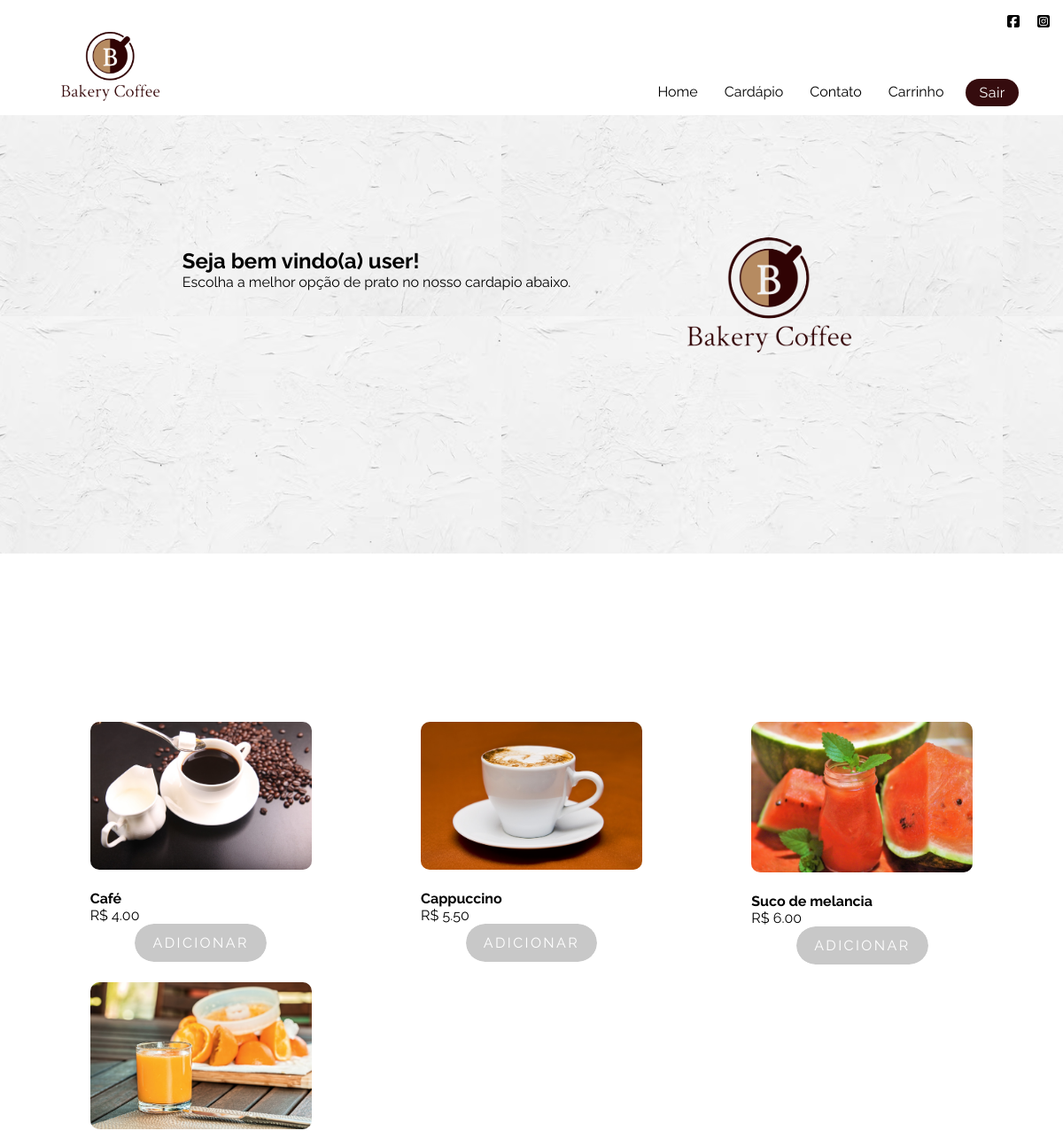
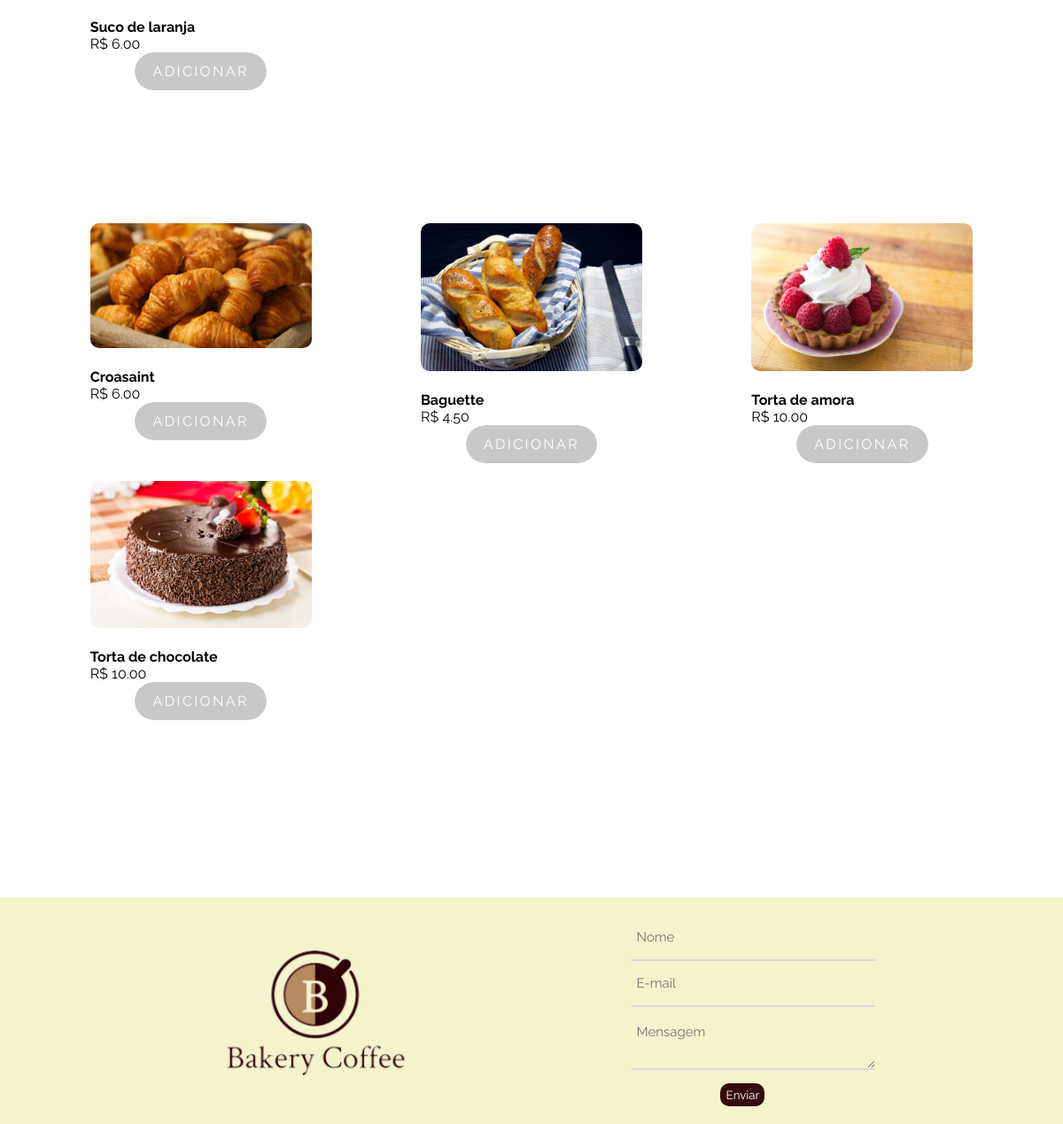
/home.php (signed in), run on the app's committed database (2 pictures, top to bottom).
### tables this page shows
CREATE TABLE produtos (
  produto_id int NOT NULL AUTO_INCREMENT,
  tipo varchar(100) NOT NULL,
  imagem varchar(200) NOT NULL,
  nome varchar(200) NOT NULL,
  valor decimal(20,2) NOT NULL,
  PRIMARY KEY (produto_id)
);

### home.php (the view, shortened to what this page needs)
<?php
	$usuario = $_SESSION['usuario'];
?>
<!DOCTYPE html>
<html lang="pt-br">
<head>
    <link rel="stylesheet" href="css/style2.css">
</head>
<body>
   <header on class="fixo" >
        <div class="icon-social">
            <a href="https://www.facebook.com" target="_blank" ><i class="fa-brands fa-square-facebook"></i></a>
            <a href="https://www.instagram.com" target="_blank"><i class="fa-brands fa-square-instagram"></i></a>
        </div>
        <div class="menu">
            <img class="logo" src="img/logo.png" alt="Logo Bakery Coffee">
            <ul class="item-menu">
                <li><a href="#area-home" class="nav-link">Home</a></li>
                <li><a href="#cardapio" class="nav-link">Cardápio</a></li>
                <li><a href="#area-contato" class="nav-link">Contato</a></li>
                <li><a href="carrinho.php" class="nav-link">Carrinho</a></li>
                <li><a href="logout.php" class="nav-link-bnt">Sair</a></li>
            </ul>
        </div>
    </header>
    <section class="section-home" id="area-home">
        <div class="home">
            <div class="text-home">
                <h2><?php echo 'Seja bem vindo(a) ', $usuario , '! '; ?></h2>
                <p>
                    Escolha a melhor opção de prato no nosso cardapio abaixo.
            </p>
            </div>
            <img src="img/logo.png" alt="Logo" class="image-home">
        </div>
    </section>
    <section class="cardapio" id = "cardapio">
        <div class="container">
        <?php
            include 'bd_connect.php';
            $sql = "select * from produtos where tipo = 'BEBIDA';";
            $query = mysqli_query($con,$sql);
            while($row = mysqli_fetch_assoc($query)) {
        ?>
            <div class="box">
                <img src="<?php echo $row['imagem'] ?>" alt=""><br><br>
                <h4><?php echo $row['nome'] ?></h4>
                <p>R$ <?php echo $row['valor'] ?></p>
                <div class = "botao">
					<a class="badd" href="carrinho.php?acao=add&id=<?php echo $row['produto_id']?>">Adicionar</a>
				</div>
            </div>
        <?php
            }
        ?>
        </div>
        <div class="container">
        <?php
            include 'bd_connect.php';
            $sql = "select * from produtos where tipo = 'COMIDA';";
            $query = mysqli_query($con,$sql);
            while($row = mysqli_fetch_assoc($query)) {
        ?>
            <div class="box">
                <img src="<?php echo $row['imagem'] ?>" alt=""><br><br>
                <h4><?php echo $row['nome'] ?></h4>
                <p>R$ <?php echo $row['valor'] ?></p>
                <div class = "botao">
					<a class="badd" href="carrinho.php?acao=add&id=<?php echo $row['produto_id']?>">Adicionar</a>
				</div>
            </div>
        <?php
            }
        ?>
        </div>
    </section>
    <footer class="bakery-footer" id="area-contato">
        <img class="logo-footer" src="img/logo.png" alt="Logo">
        <div class="message-contato">
            <input class="input-contato" type="text" name="form-nome" id="form-nome" placeholder="Nome" >
            <input class="input-contato" type="email" name="form-email" id="form-email" placeholder="E-mail">
            <br>
            <textarea class="input-contato" name="message" id="form-text" cols="30" rows="5" placeholder="Mensagem"></textarea>
            <button>Enviar</button>
        </div>
    </footer>
</body>
</html>

### css/style2.css (style rules this page uses)
* { margin: 0px; padding: 0px; font-family: 'Raleway', serif; }
header { position: relative; background-color: white; }
.fixo { position: fixed; top: 0; right: 0; left: 0; z-index: 1030; }
.icon-social { display: flex; justify-content: flex-end; gap: 10px; padding: 10px; }
.icon-social a { color: black; transition: 0.3s; text-decoration: none; display: inline-block; padding: 5px 5px; position: relative; }
li a.nav-link { color: black; transition: 0.3s; text-decoration: none; display: inline-block; padding: 5px 5px; position: relative; }
li a.nav-link:after { background: none repeat scroll 0 0 transparent; bottom: 0; content: " "; display: block; height: 2px; left: 50%; position: absolute; background: brown; transition: width 0.3s ease 0s, left 0.3s ease 0s; width: 0; }
.nav-link-bnt { background-color: #350c0e; border-radius: 2em; transition: background 600ms ease-in-out; letter-spacing: 0.5px; padding: 6px 15px; color: white; text-decoration: none; display: inline-block; position: relative; }
.logo { width: 150px; }
.menu { display: flex; justify-content: space-between; margin-left: 50px; margin-right: 50px; margin-top: -30px; }
.item-menu { display: flex; gap: 20px; list-style: none; font-size: 16px; margin-top: 70px; }
.section-home { background-image: url("../img/textura.png"); padding: 50px; margin-top: 20px; }
.home { display: flex; flex-direction: row; justify-content: center; margin-top: 150px; margin-bottom: 150px; }
.image-home { max-width: 300px; margin-right: 100px; border-radius: 10px; }
.text-home { margin-top: 40px; margin-left: 100px; margin-right: 100px; text-align: justify; color: black; }
.bakery-footer { background-color: #f5f3ce; display: flex; justify-content: space-evenly; }
.message-contato { display: flex; flex-direction: column; margin-top: 20px; }
.message-contato button { width: 50px; background-color: #350c0e; color: white; border-radius: 10px; border: none; margin-top: 15px; margin-left: 100px; margin-bottom: 20px; cursor: pointer; padding: 5px; }
.logo-footer { margin-top: 30px; height: 200px; width: 250; }
.input-contato { outline: none !important; border: none; font-family: 'Raleway', serif; font-size: 15px; color: black; display: block; width: 100%; height: 50px; background: transparent; padding: 0 5px; border-bottom: 2px solid #D9D9D9; }
.cardapio { padding: 50px; margin-top: -10px; }
.container { display: grid; grid-template-columns: 1fr 1fr 1fr; grid-gap: 20px; justify-items: center; margin-bottom: 150px; margin-top: 150px; }
.box img { border-radius: 10px; width: 250px; transition: 0.3s; }
.botao { display: flex; align-items: center; justify-content: center; }
.badd { display: inline-block; padding: .75rem 1.25rem; border-radius: 10rem; text-decoration: none; color: #fff; text-transform: uppercase; font-size: 1rem; letter-spacing: .15rem; transition: all .3s; position: relative; overflow: hidden; z-index: 1; }
.badd:after { content: ''; position: absolute; bottom: 0; left: 0; width: 100%; height: 100%; background-color: #c8c8c8; border-radius: 10rem; z-index: -2; }
.badd:before { content: ''; position: absolute; bottom: 0; left: 0; width: 0%; height: 100%; background-color: darken(#c8c8c8, 15%); transition: all .3s; border-radius: 10rem; z-index: -1; }

### data on the page
produtos: imagem (picture), nome "Café", valor "4.00"
produtos: imagem (picture), nome "Cappuccino", valor "5.50"
produtos: imagem (picture), nome "Suco de melancia", valor "6.00"
produtos: imagem (picture), nome "Suco de laranja", valor "6.00"
produtos: imagem (picture), nome "Croasaint", valor "6.00"
produtos: imagem (picture), nome "Baguette", valor "4.50"
produtos: imagem (picture), nome "Torta de amora", valor "10.00"
produtos: imagem (picture), nome "Torta de chocolate", valor "10.00"

### other printed values
$usuario "user"
